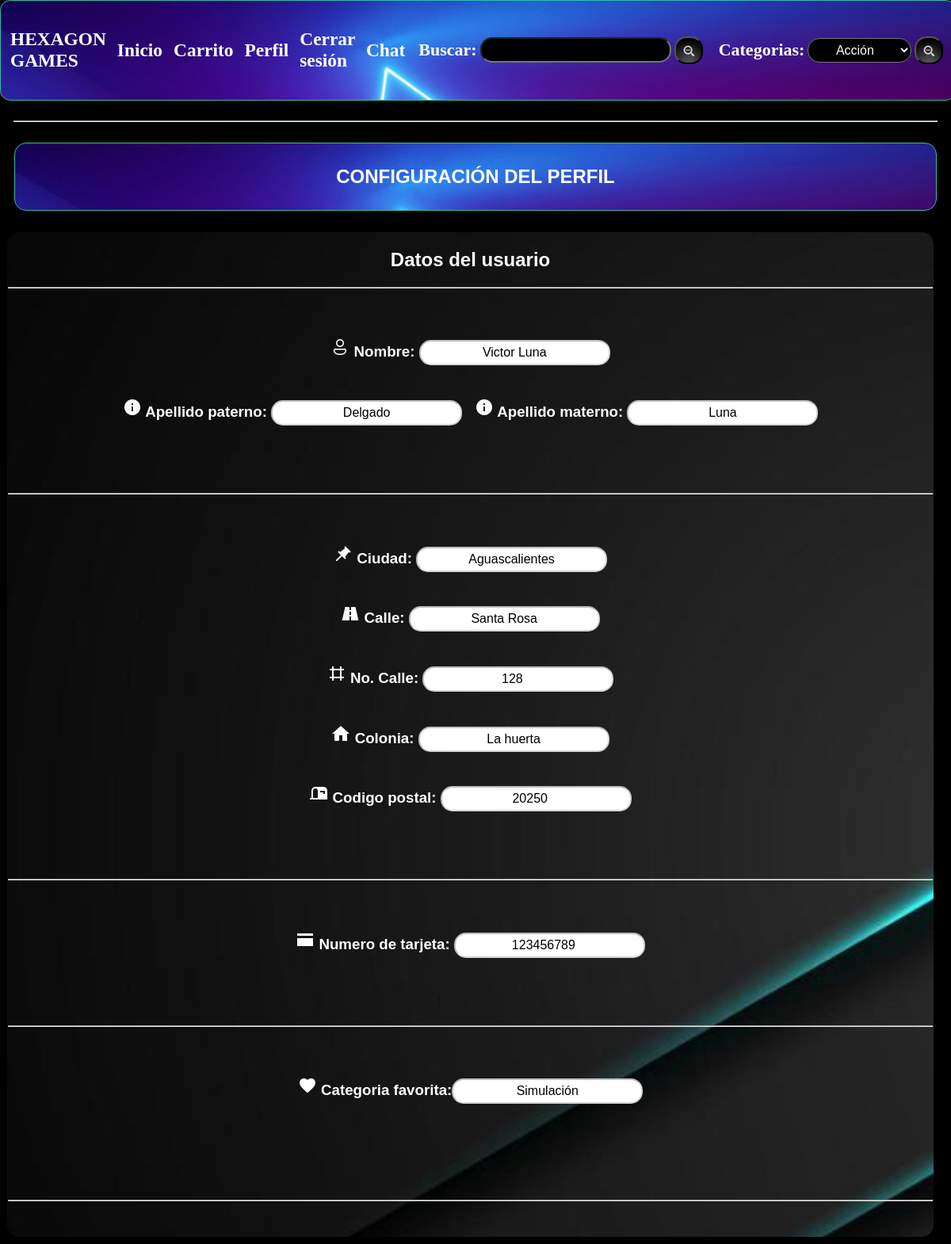
Page /datosUsuarios.php (signed in) on the committed database.
### tables this page shows
CREATE TABLE `cliente` (
  `id_Cliente` int(11) NOT NULL,
  `nombre_Cliente` varchar(255) NOT NULL,
  `apPaterno_Cliente` varchar(255) NOT NULL,
  `apMaterno_Cliente` varchar(255) NOT NULL,
  `ciudad_Cliente` varchar(255) NOT NULL,
  `calle_Cliente` varchar(255) NOT NULL,
  `noCalle_Cliente` int(11) NOT NULL,
  `cPostal_Cliente` int(11) NOT NULL,
  `tarjeta_Cliente` int(11) NOT NULL,
  `colonia_Cliente` varchar(255) NOT NULL,
  `gusto_Cliente` varchar(255) NOT NULL,
  `password_Cliente` varchar(255) NOT NULL,
  `email_Cliente` varchar(45) NOT NULL,
  `telefono_Cliente` int(11) NOT NULL,
  `fechaNacimiento_Cliente` varchar(45) NOT NULL
);

### datosUsuarios.php (the view, shortened to what this page needs)
<!DOCTYPE html>
<html lang="en">
<head>
    <link rel="stylesheet" type="text/css" href="estilos/estilos.css">
</head>
<body class="estandarTablaDesign2">
    <?php
        include ("metodos.php");
        encabezado();
            echo"<br><br><br><br><br><br><br><br>";
            echo "<hr width=97%><br>";
            echo "<table align=center class='tabla-c-bordes2' width=97%>"
                . "<tr>"
                    . "<td align='center'>"
                        . "<H2>"
                            . "CONFIGURACIÓN DEL PERFIL"
                        . "</H2>"
                    . "</td>"
                . "</tr>"
            . "</table>";
            echo "<br>";
        if(isset($_SESSION['user'])){
            $usuario = $_SESSION['user'];
            $admin = $_SESSION['admin'];
            $conexion = conectar();
        if(!$conexion){
            echo "ERROR";
        }
        else{
            if ($admin == 0) {
                $sql = "SELECT * FROM cliente WHERE nombre_Cliente ='$usuario'";
                $result = $conexion->query($sql);
                if ($result->num_rows > 0) {
                    while ($row = $result->fetch_assoc()){
                        $nombre = $row['nombre_Cliente'];
                        $apPaterno = $row['apPaterno_Cliente'];
                        $apMaterno = $row['apMaterno_Cliente'];
                        $ciudad = $row['ciudad_Cliente'];
                        $calle = $row['calle_Cliente'];
                        $noCalle = $row['noCalle_Cliente'];
                        $cPostal = $row['cPostal_Cliente'];
                        $tarjeta = $row['tarjeta_Cliente'];
                        $colonia = $row['colonia_Cliente'];
                        $gusto = $row['gusto_Cliente'];
                        echo "<div id='bodyLogin'>"
                        ."<TABLE class='estandarTablaDesign2' CELLSPACING=0 CELLPADDING=7>"
                                ."<TR>"
                                    ."<TD width=100% align='center'>"
                                        ."<TABlE>"
                                            ."<TR>"
                                                ."<TD width=100% align='center' class='formDesign' class='imagenLogin'>"
                                                    ."<div style='text-align: center;'>"
                                                        ."<div tabindex='0' id='inicio'><H2>Datos del usuario</H2></div>"
                                                        ."<HR><br><br></HR>"
                                                        ."<div>"
                                                            .""
                                                            .""
                                                            ."<form name='form' action='crearCuentaBDD.php' method='post'>"
                                                                ."<h3><IMG SRC='Recursos/iconos/usuario.png' ALT='IMAGEN NO DISPONIBLE'> Nombre: <input value='$nombre' disabled class='camposDesign' type='text' name='usuario' required><br><br></h3>"
                                                                ."<h3><IMG SRC='Recursos/iconos/info.png' ALT='IMAGEN NO DISPONIBLE'> Apellido paterno: <input value='$apPaterno' disabled class='camposDesign' type='text' name='apellidoP' required>&nbsp&nbsp&nbsp"
                                                                ."<IMG SRC='Recursos/iconos/info.png' ALT='IMAGEN NO DISPONIBLE'> Apellido materno: <input value='$apMaterno' disabled class='camposDesign' type='text' name='apellidoM' required><br><br></h3>"
                                                                ."<br><br><hr><br><br>"
                                                                ."<h3><IMG SRC='Recursos/iconos/lugar.png' ALT='IMAGEN NO DISPONIBLE'> Ciudad: <input value='$ciudad' disabled class='camposDesign' type='text' name='ciudad' required><br><br></h3>"
                                                                ."<h3><IMG SRC='Recursos/iconos/calle.png' ALT='IMAGEN NO DISPONIBLE'> Calle: <input value='$calle' disabled class='camposDesign' type='text' name='calle' required><br><br></h3>"
                                                                ."<h3><IMG SRC='Recursos/iconos/numero.png' ALT='IMAGEN NO DISPONIBLE'> No. Calle: <input value='$noCalle' disabled class='camposDesign' type='number' name='noCalle' required><br><br></h3>"
                                                                ."<h3><IMG SRC='Recursos/iconos/colonia.png' ALT='IMAGEN NO DISPONIBLE'> Colonia: <input value='$colonia' disabled class='camposDesign' type='text' name='colonia' required><br><br></h3>"
                                                                ."<h3><IMG SRC='Recursos/iconos/codigoPostal.png' ALT='IMAGEN NO DISPONIBLE'> Codigo postal: <input value='$cPostal' disabled class='camposDesign' type='number' name='CP' required><br><br></h3>"
                                                                ."<br><br><hr>"
                                                                ."<br><br>"
                                                                ."<h3><IMG SRC='Recursos/iconos/tarjeta.png' ALT='IMAGEN NO DISPONIBLE'> Numero de tarjeta: <input value='$tarjeta' disabled class='camposDesign' type='number' name='NoTarjeta' required><br><br></h3>"
                                                                ."<br><br><hr><br><br>"
                                                                ."<h3><IMG SRC='Recursos/iconos/corazon.png' ALT='IMAGEN NO DISPONIBLE'> Categoria favorita:"
                                                                ."<input value='$gusto' disabled class='camposDesign' type='text' name='categoria' required><br><br></h3>"
                                                                ."<br><br></h3>"
                                                                ."<br><br><hr><br><br>"
                                                            ."</form>"
                                                        ."</div>"
                                                    ."</div>"
                                                ."</TD>"
                                                ."<TD>"
                                                    ."&nbsp&nbsp"
                                                ."</TD>"
                                            ."</TR>"
                                        ."</TABlE>"
                                    ."</TD>"
                                ."</TR>"
                        ."</TABLE>"
                        ."</div>";
                    }
                }else{
                    echo "0 resultados";
                }
            }
        }
        }
        else{
            mensajeInicieSesion();
        }
    ?>
</body>
</html>

### metodos.php (shortened to what this page needs)
<html style="background-color: black;">
<head>
    <link rel="stylesheet" href="./estilos/estilo_tabla.css">
</head>
<body>
    <?php
            function encabezado(){
                echo "<TABLE BORDER= 0 ALIGN=LEFT WIDTH=99% CELLSPACING=0 CELLPADDING=7 BGCOLOR=#0000FF' class='tabla-c-bordes'>
                        <TR>
                            <TD width=25% ALIGN=left>
                                <h3>HEXAGON <br> GAMES<h3>
                            </TD>
                            <TD width=10% ALIGN=left>
                                <h3><a href='principal.php'>Inicio</a></h3>
                            </TD>
                            </TD>
                            <TD width=7% ALIGN=center>
                                <h3><a href='carrito.php'>Carrito</a></h3>
                            </TD>
                            <TD width=25% ALIGN=center>
                                <h3><a href='datosUsuarios.php'>Perfil</a></h3>
                            </TD>";
               if(isset($_SESSION['user'])){
                   echo "  <TD width=25% ALIGN=left>
                                <h3><a href='cerrarSesion.php'>Cerrar sesión</a></h3>
                            </TD>";
               }else{
                    echo "  <TD width=25% ALIGN=left>
                                <h3><a href='login.php'>Iniciar sesión</a></h3>
                            </TD>";
               }
                echo        "<TD width=25% ALIGN=left>
                                <h3><a href='chat.php'>Chat</a></h3>
                            </TD>
                            <TD>
                                <form action='busquedaFiltradaBDD.php' method='post'>
                                    <TABLE>
                                        <TR>
                                            <TD style='color: white; font-size: 22px;'>
                                                <b>Buscar:</b>
                                            </TD>
                                            <TD>
                                                <input class='camposBusquedaDesign' type='text' name='busqueda' required>
                                            </TD>
                                            <TD>
                                                <input class='botonBusquedaDesign' type='submit' value=''>
                                            </TD>
                                        </TR>
                                    </TABLE>
                                </form>
                            </TD>
                            <TD>
                                <form action='busquedaFiltradaPorCategoriaBDD.php' method='post'>
                                    <TABLE>
                                        <TR>
                                            <TD style='color: white; font-size: 22px;'>
                                                <b>Categorias:</b>
                                            </TD>
                                            <TD>
                                                <select class='camposBusquedaDesign' name='categoria' size='1'>
                                                    <option>Acción</option>
                                                </select>
                                            </TD>
                                            <TD>
                                                <input class='botonBusquedaDesign' type='submit' value=''>
                                            </TD>
                                        </TR>
                                    </TABLE>
                                </form>
                            </TD>
                        </TR>
                    </TABLE>";
            }
        ?>
</body>
</html>

### estilos/estilos.css (style rules this page uses)
.estandarTablaDesign2 { background-color: rgb(0, 0, 0); margin: 0; padding: 0; width: 100%; height: 100%; background-size: cover; background-position: center; background-attachment: fixed; background-repeat: no-repeat; font-family: "Benton Sans", sans-serif; font-size: 16px; font-style: normal; font-weight: normal; color: #000000; }
.botonBusquedaDesign { background-color: black; background-image: url(../Recursos/iconos/buscar.jpg); border: 12; color: rgb(34, 26, 26); padding: 4px 16px; text-align: center; text-decoration: underline; display: inline-block; font-size: 20px; border-radius: 15px; -moz-border-radius: 15px; -webkit-border-radius: 15px; cursor: pointer; }
.formDesign { background-color: black; background-image: url(../Recursos/iconos/fondoForm.jpg); color: white; border-radius: 15px; box-shadow: 7px 13px 37px black; }
input { background-color: white; color: black; }
.camposDesign { border: 12; padding: 5px 15px; text-align: center; font-size: 16px; border-radius: 15px; -moz-border-radius: 15px; -webkit-border-radius: 15px; }
.camposBusquedaDesign { background-color: black; color: white; border: 12; padding: 5px 15px; text-align: center; font-size: 16px; border-radius: 15px; -moz-border-radius: 15px; -webkit-border-radius: 15px; }

### estilos/estilo_tabla.css (style rules this page uses)
.tabla-c-bordes { background-color: black; background-image: url(../Recursos/iconos/fondoLogin.jpg); position: absolute; border-collapse: separate; border-spacing: 10; border: 1px solid #34bca8; border-radius: 13px; -moz-border-radius: 20px; padding: 5px; color: white; font-family: 'calibri'; font-size: 15pt; }
.tabla-c-bordes a { color: white; text-decoration: none; }
.tabla-c-bordes2 { background-image: url(../Recursos/iconos/fondoLogin.jpg); border-collapse: separate; border-spacing: 10; border: 1px solid #34bca8; border-radius: 10px; -moz-border-radius: 20px; padding: 5px; color: white; font-family: "Benton Sans", sans-serif; color: white; border-radius: 15px; box-shadow: 7px 13px 37px black; }

### rows in the picture
cliente: usuario "Victor Luna", apellidoP "Delgado", apellidoM "Luna", ciudad "Aguascalientes", calle "Santa Rosa", noCalle "128", colonia "La huerta", CP "20250", NoTarjeta "123456789", categoria "Simulación"
